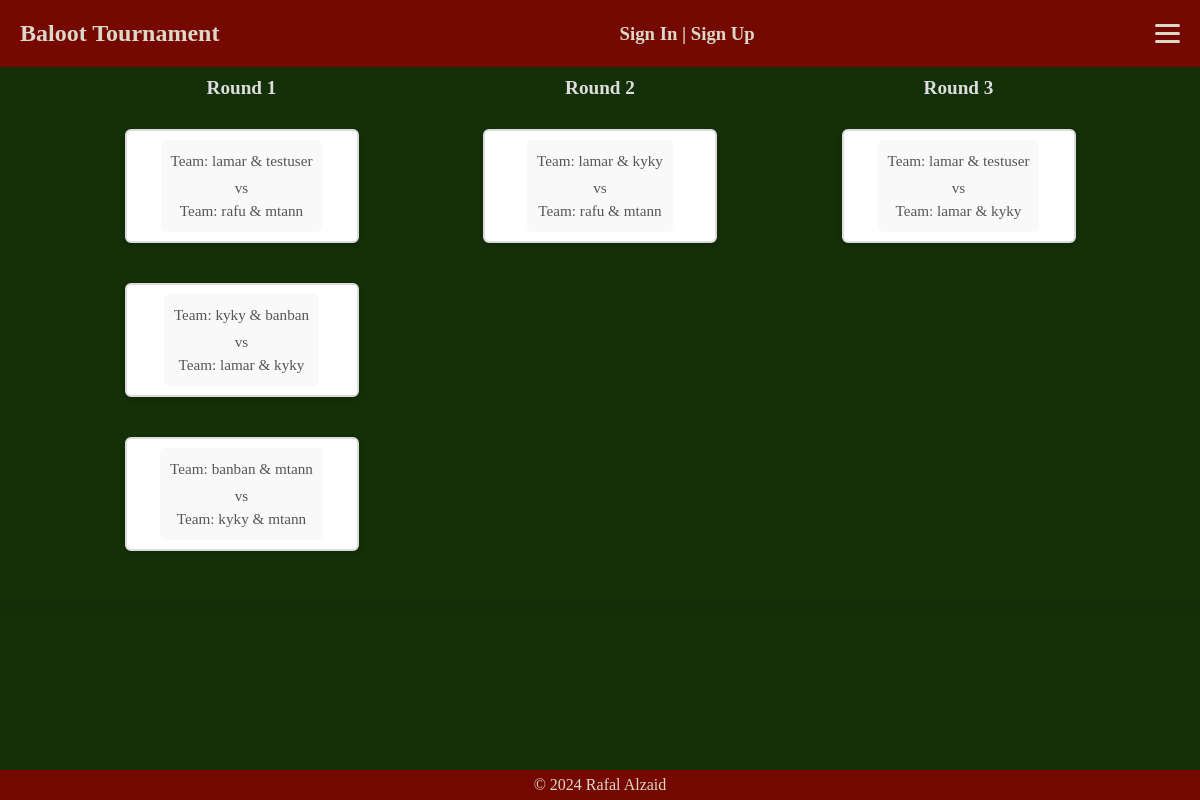
Page /project/teams/ on the earlier database version.
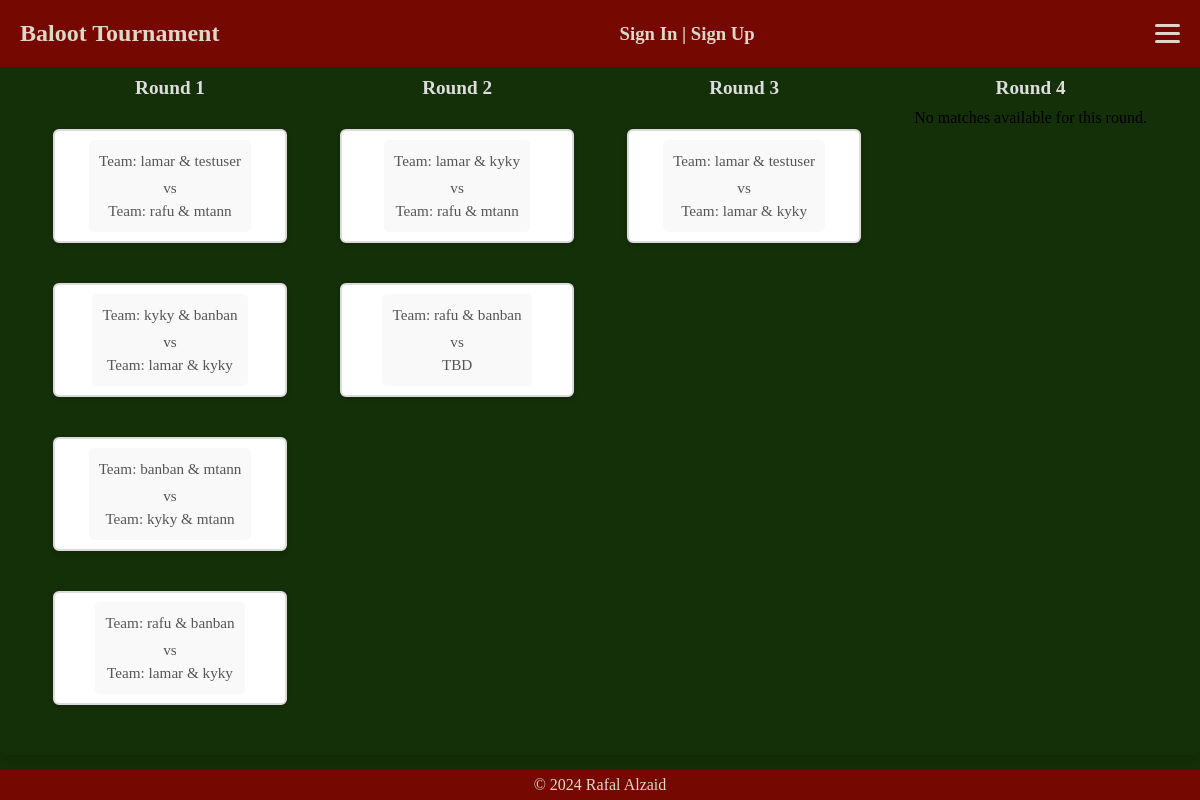
Same page on the later database version.
### project/models.py (models this page shows, shortened)
class Match(models.Model):
    team_one = models.ForeignKey('Team', on_delete=models.CASCADE, related_name='matches_as_team_one')
    team_two = models.ForeignKey('Team', on_delete=models.CASCADE, related_name='matches_as_team_two', null=True, blank=True)
    team_one_score = models.IntegerField(default=0)
    team_two_score = models.IntegerField(default=0)
    winner = models.ForeignKey('Team', on_delete=models.SET_NULL, null=True, blank=True, related_name='matches_won')
    round = models.IntegerField()
    status = models.CharField(max_length=10, choices=STATUS_CHOICES, default='scheduled')

class Team(models.Model):
    player_one = models.ForeignKey(User, on_delete=models.CASCADE, related_name='player_one_teams')
    player_two = models.ForeignKey(User, on_delete=models.CASCADE, related_name='player_two_teams', null=True, blank=True)
    score = models.IntegerField(default=0)
    def __str__(self):
        return f"Team: {self.player_one.username} & {self.player_two.username if self.player_two else 'Solo'}"

### project/views.py (the view)
# urls.py: path('teams/', TeamListView.as_view(), name='team-list'),
class TeamListView(ListView):
    model = Team
    template_name = 'project/team_list.html'
    context_object_name = 'teams'
    def get_context_data(self, **kwargs):
        context = super().get_context_data(**kwargs)
        teams = list(self.get_queryset())
        total_teams = len(teams)
        if total_teams < 2:
            context['error'] = "Not enough teams to create a bracket. Add more teams!"
            return context
        next_power_of_two = 2 ** math.ceil(math.log2(total_teams))
        while len(teams) < next_power_of_two:
            teams.append(None)
        rounds = math.ceil(math.log2(next_power_of_two))
        matches_by_round = {}
        for r in range(1, rounds + 1):
            matches_by_round[r] = Match.objects.filter(round=r).order_by('id')
        context['matches_by_round'] = matches_by_round
        context['rounds'] = range(1, rounds + 1)
        return context

### project/templatetags/custom_filters.py (called while the page is built)
@register.filter
def dict_key(dictionary, key):
    return dictionary.get(key, [])

### project/templates/project/team_list.html (shortened to what this page needs)
{% extends 'project/base.html' %}
{% load custom_filters %}
{% block content %}
<h2>Bracket</h2>
{% if error %}
    <p>{{ error }}</p>
{% else %}
    <div class="bracket-container">
        {% for round in rounds %}
            <div class="round">
                <h3>Round {{ round }}</h3>
                {% if matches_by_round|dict_key:round %}
                    {% for match in matches_by_round|dict_key:round %}
                        {% if match %}
                            <div class="match">
                                <a href="{% url 'match-detail' pk=match.id %}">
                                    <span class="{% if match.winner == match.team_one %}winner{% elif match.team_two and match.winner == match.team_two %}loser{% endif %}">
                                        {{ match.team_one }}
                                    </span>
                                    <span>vs</span>
                                    {% if match.team_two %}
                                        <span class="{% if match.winner == match.team_two %}winner{% elif match.winner == match.team_one %}loser{% endif %}">
                                            {{ match.team_two }}
                                        </span>
                                    {% else %}
                                        <span>TBD</span>
                                    {% endif %}
                                </a>
                            </div>
                        {% endif %}
                    {% endfor %}
                {% else %}
                    <p>No matches available for this round.</p>
                {% endif %}
            </div>
        {% endfor %}
    </div>
{% endif %}
{% endblock %}

Differences in the rows shown:
added Match: team_one "Team: rafu & banban", team_two "Team: lamar & kyky", shown under "1"
added Match: team_one "Team: rafu & banban", shows "TBD", shown under "2"
Other differences:
new list line: "Round 4 No matches available for this round."
